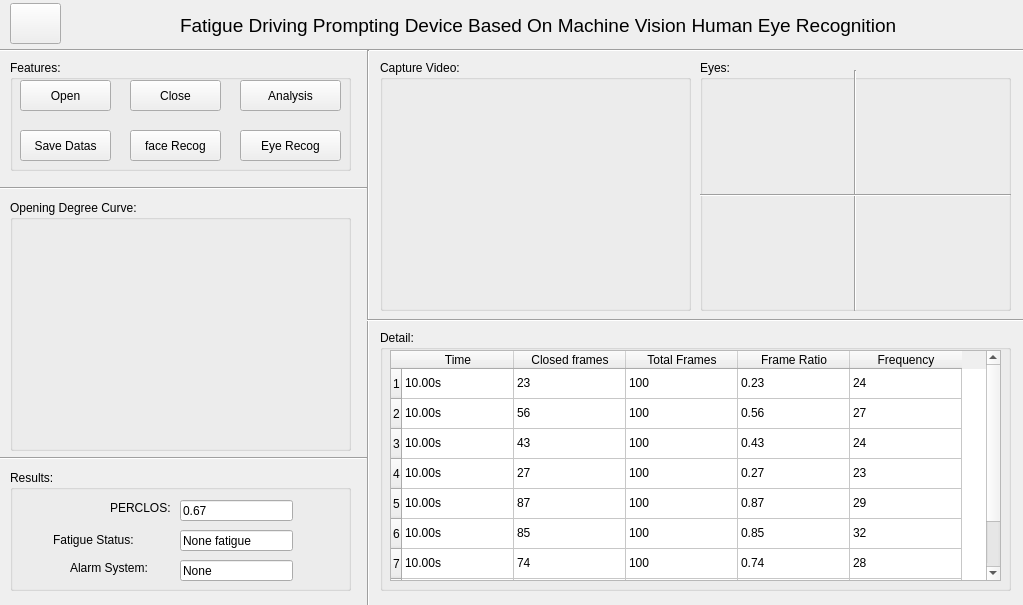
<?xml version="1.0" encoding="UTF-8"?>
<ui version="4.0">
 <class>Widget</class>
 <widget class="QWidget" name="Widget">
  <property name="geometry">
   <rect>
    <x>0</x>
    <y>0</y>
    <width>1023</width>
    <height>605</height>
   </rect>
  </property>
  <property name="windowTitle">
   <string>疲劳驾驶提醒系统</string>
  </property>
  <widget class="QLabel" name="label">
   <property name="geometry">
    <rect>
     <x>180</x>
     <y>10</y>
     <width>941</width>
     <height>31</height>
    </rect>
   </property>
   <property name="text">
    <string>&lt;html&gt;&lt;head/&gt;&lt;body&gt;&lt;p&gt;&lt;span style=&quot; font-size:14pt;&quot;&gt;Fatigue Driving Prompting Device Based On Machine Vision Human Eye Recognition&lt;/span&gt;&lt;/p&gt;&lt;/body&gt;&lt;/html&gt;</string>
   </property>
  </widget>
  <widget class="Line" name="line">
   <property name="geometry">
    <rect>
     <x>0</x>
     <y>40</y>
     <width>1081</width>
     <height>20</height>
    </rect>
   </property>
   <property name="orientation">
    <enum>Qt::Horizontal</enum>
   </property>
  </widget>
  <widget class="QGroupBox" name="groupBox">
   <property name="geometry">
    <rect>
     <x>10</x>
     <y>60</y>
     <width>341</width>
     <height>111</height>
    </rect>
   </property>
   <property name="title">
    <string>Features:</string>
   </property>
   <widget class="QPushButton" name="openPushButton">
    <property name="geometry">
     <rect>
      <x>10</x>
      <y>20</y>
      <width>91</width>
      <height>31</height>
     </rect>
    </property>
    <property name="text">
     <string>Open</string>
    </property>
   </widget>
   <widget class="QPushButton" name="analysisPushButton">
    <property name="geometry">
     <rect>
      <x>230</x>
      <y>20</y>
      <width>101</width>
      <height>31</height>
     </rect>
    </property>
    <property name="text">
     <string>Analysis</string>
    </property>
   </widget>
   <widget class="QPushButton" name="savePushButton">
    <property name="geometry">
     <rect>
      <x>10</x>
      <y>70</y>
      <width>91</width>
      <height>31</height>
     </rect>
    </property>
    <property name="text">
     <string>Save Datas</string>
    </property>
   </widget>
   <widget class="QPushButton" name="closePushButton">
    <property name="geometry">
     <rect>
      <x>120</x>
      <y>20</y>
      <width>91</width>
      <height>31</height>
     </rect>
    </property>
    <property name="text">
     <string>Close</string>
    </property>
   </widget>
   <widget class="QPushButton" name="eyePushButton">
    <property name="geometry">
     <rect>
      <x>230</x>
      <y>70</y>
      <width>101</width>
      <height>31</height>
     </rect>
    </property>
    <property name="text">
     <string>Eye Recog</string>
    </property>
   </widget>
   <widget class="QPushButton" name="facePushButton">
    <property name="geometry">
     <rect>
      <x>120</x>
      <y>70</y>
      <width>91</width>
      <height>31</height>
     </rect>
    </property>
    <property name="text">
     <string>face Recog</string>
    </property>
   </widget>
  </widget>
  <widget class="Line" name="line_2">
   <property name="geometry">
    <rect>
     <x>360</x>
     <y>50</y>
     <width>16</width>
     <height>561</height>
    </rect>
   </property>
   <property name="orientation">
    <enum>Qt::Vertical</enum>
   </property>
  </widget>
  <widget class="QGroupBox" name="groupBox_2">
   <property name="geometry">
    <rect>
     <x>380</x>
     <y>60</y>
     <width>311</width>
     <height>251</height>
    </rect>
   </property>
   <property name="title">
    <string>Capture Video:</string>
   </property>
   <widget class="QLabel" name="label_image">
    <property name="geometry">
     <rect>
      <x>20</x>
      <y>30</y>
      <width>271</width>
      <height>211</height>
     </rect>
    </property>
    <property name="text">
     <string/>
    </property>
    <property name="pixmap">
     <pixmap>../../桌面/图片1.jpg</pixmap>
    </property>
    <property name="scaledContents">
     <bool>true</bool>
    </property>
    <property name="alignment">
     <set>Qt::AlignCenter</set>
    </property>
   </widget>
  </widget>
  <widget class="Line" name="line_3">
   <property name="geometry">
    <rect>
     <x>367</x>
     <y>310</y>
     <width>701</width>
     <height>20</height>
    </rect>
   </property>
   <property name="orientation">
    <enum>Qt::Horizontal</enum>
   </property>
  </widget>
  <widget class="Line" name="line_4">
   <property name="geometry">
    <rect>
     <x>0</x>
     <y>180</y>
     <width>367</width>
     <height>16</height>
    </rect>
   </property>
   <property name="orientation">
    <enum>Qt::Horizontal</enum>
   </property>
  </widget>
  <widget class="Line" name="line_5">
   <property name="geometry">
    <rect>
     <x>0</x>
     <y>450</y>
     <width>367</width>
     <height>16</height>
    </rect>
   </property>
   <property name="orientation">
    <enum>Qt::Horizontal</enum>
   </property>
  </widget>
  <widget class="QGroupBox" name="groupBox_3">
   <property name="geometry">
    <rect>
     <x>10</x>
     <y>200</y>
     <width>341</width>
     <height>251</height>
    </rect>
   </property>
   <property name="title">
    <string>Opening Degree Curve:</string>
   </property>
   <widget class="QCustomPlot" name="widgetPlot" native="true">
    <property name="geometry">
     <rect>
      <x>10</x>
      <y>30</y>
      <width>321</width>
      <height>211</height>
     </rect>
    </property>
   </widget>
  </widget>
  <widget class="QGroupBox" name="groupBox_4">
   <property name="geometry">
    <rect>
     <x>10</x>
     <y>470</y>
     <width>341</width>
     <height>121</height>
    </rect>
   </property>
   <property name="title">
    <string>Results:</string>
   </property>
   <widget class="QLineEdit" name="lineEdit_Alarm">
    <property name="geometry">
     <rect>
      <x>170</x>
      <y>90</y>
      <width>113</width>
      <height>21</height>
     </rect>
    </property>
    <property name="text">
     <string>None</string>
    </property>
   </widget>
   <widget class="QLineEdit" name="lineEdit_FatigueStatus">
    <property name="geometry">
     <rect>
      <x>170</x>
      <y>60</y>
      <width>113</width>
      <height>21</height>
     </rect>
    </property>
    <property name="text">
     <string>None fatigue</string>
    </property>
   </widget>
   <widget class="QLabel" name="label_4">
    <property name="geometry">
     <rect>
      <x>43</x>
      <y>60</y>
      <width>121</width>
      <height>20</height>
     </rect>
    </property>
    <property name="text">
     <string>Fatigue Status:</string>
    </property>
   </widget>
   <widget class="QLabel" name="label_3">
    <property name="geometry">
     <rect>
      <x>100</x>
      <y>30</y>
      <width>72</width>
      <height>15</height>
     </rect>
    </property>
    <property name="text">
     <string>PERCLOS:</string>
    </property>
   </widget>
   <widget class="QLineEdit" name="lineEdit_Perclos">
    <property name="geometry">
     <rect>
      <x>170</x>
      <y>30</y>
      <width>113</width>
      <height>21</height>
     </rect>
    </property>
    <property name="text">
     <string>0.67</string>
    </property>
   </widget>
   <widget class="QLabel" name="label_5">
    <property name="geometry">
     <rect>
      <x>60</x>
      <y>90</y>
      <width>111</width>
      <height>16</height>
     </rect>
    </property>
    <property name="text">
     <string>Alarm System:</string>
    </property>
   </widget>
  </widget>
  <widget class="QGroupBox" name="groupBox_5">
   <property name="geometry">
    <rect>
     <x>380</x>
     <y>330</y>
     <width>631</width>
     <height>261</height>
    </rect>
   </property>
   <property name="title">
    <string>Detail:</string>
   </property>
   <widget class="QTableWidget" name="tableWidget">
    <property name="geometry">
     <rect>
      <x>10</x>
      <y>20</y>
      <width>611</width>
      <height>231</height>
     </rect>
    </property>
    <property name="verticalScrollMode">
     <enum>QAbstractItemView::ScrollPerItem</enum>
    </property>
    <property name="horizontalScrollMode">
     <enum>QAbstractItemView::ScrollPerItem</enum>
    </property>
    <attribute name="horizontalHeaderDefaultSectionSize">
     <number>112</number>
    </attribute>
    <row>
     <property name="text">
      <string>1</string>
     </property>
    </row>
    <row>
     <property name="text">
      <string>2</string>
     </property>
    </row>
    <row>
     <property name="text">
      <string>3</string>
     </property>
    </row>
    <row>
     <property name="text">
      <string>4</string>
     </property>
    </row>
    <row>
     <property name="text">
      <string>5</string>
     </property>
    </row>
    <row>
     <property name="text">
      <string>6</string>
     </property>
    </row>
    <row>
     <property name="text">
      <string>7</string>
     </property>
    </row>
    <row>
     <property name="text">
      <string>8</string>
     </property>
    </row>
    <row>
     <property name="text">
      <string>9</string>
     </property>
    </row>
    <column>
     <property name="text">
      <string>Time</string>
     </property>
    </column>
    <column>
     <property name="text">
      <string>Closed frames</string>
     </property>
    </column>
    <column>
     <property name="text">
      <string>Total Frames</string>
     </property>
    </column>
    <column>
     <property name="text">
      <string>Frame Ratio</string>
     </property>
    </column>
    <column>
     <property name="text">
      <string>Frequency</string>
     </property>
    </column>
    <item row="0" column="0">
     <property name="text">
      <string>10.00s</string>
     </property>
    </item>
    <item row="0" column="1">
     <property name="text">
      <string>23</string>
     </property>
    </item>
    <item row="0" column="2">
     <property name="text">
      <string>100</string>
     </property>
    </item>
    <item row="0" column="3">
     <property name="text">
      <string>0.23</string>
     </property>
    </item>
    <item row="0" column="4">
     <property name="text">
      <string>24</string>
     </property>
    </item>
    <item row="1" column="0">
     <property name="text">
      <string>10.00s</string>
     </property>
    </item>
    <item row="1" column="1">
     <property name="text">
      <string>56</string>
     </property>
    </item>
    <item row="1" column="2">
     <property name="text">
      <string>100</string>
     </property>
    </item>
    <item row="1" column="3">
     <property name="text">
      <string>0.56</string>
     </property>
    </item>
    <item row="1" column="4">
     <property name="text">
      <string>27</string>
     </property>
    </item>
    <item row="2" column="0">
     <property name="text">
      <string>10.00s</string>
     </property>
    </item>
    <item row="2" column="1">
     <property name="text">
      <string>43</string>
     </property>
    </item>
    <item row="2" column="2">
     <property name="text">
      <string>100</string>
     </property>
    </item>
    <item row="2" column="3">
     <property name="text">
      <string>0.43</string>
     </property>
    </item>
    <item row="2" column="4">
     <property name="text">
      <string>24</string>
     </property>
    </item>
    <item row="3" column="0">
     <property name="text">
      <string>10.00s</string>
     </property>
    </item>
    <item row="3" column="1">
     <property name="text">
      <string>27</string>
     </property>
    </item>
    <item row="3" column="2">
     <property name="text">
      <string>100</string>
     </property>
    </item>
    <item row="3" column="3">
     <property name="text">
      <string>0.27</string>
     </property>
    </item>
    <item row="3" column="4">
     <property name="text">
      <string>23</string>
     </property>
    </item>
    <item row="4" column="0">
     <property name="text">
      <string>10.00s</string>
     </property>
    </item>
    <item row="4" column="1">
     <property name="text">
      <string>87</string>
     </property>
    </item>
    <item row="4" column="2">
     <property name="text">
      <string>100</string>
     </property>
    </item>
    <item row="4" column="3">
     <property name="text">
      <string>0.87</string>
     </property>
    </item>
    <item row="4" column="4">
     <property name="text">
      <string>29</string>
     </property>
    </item>
    <item row="5" column="0">
     <property name="text">
      <string>10.00s</string>
     </property>
    </item>
    <item row="5" column="1">
     <property name="text">
      <string>85</string>
     </property>
    </item>
    <item row="5" column="2">
     <property name="text">
      <string>100</string>
     </property>
    </item>
    <item row="5" column="3">
     <property name="text">
      <string>0.85</string>
     </property>
    </item>
    <item row="5" column="4">
     <property name="text">
      <string>32</string>
     </property>
    </item>
    <item row="6" column="0">
     <property name="text">
      <string>10.00s</string>
     </property>
    </item>
    <item row="6" column="1">
     <property name="text">
      <string>74</string>
     </property>
    </item>
    <item row="6" column="2">
     <property name="text">
      <string>100</string>
     </property>
    </item>
    <item row="6" column="3">
     <property name="text">
      <string>0.74</string>
     </property>
    </item>
    <item row="6" column="4">
     <property name="text">
      <string>28</string>
     </property>
    </item>
    <item row="7" column="0">
     <property name="text">
      <string>10.00s</string>
     </property>
    </item>
    <item row="7" column="1">
     <property name="text">
      <string>67</string>
     </property>
    </item>
    <item row="7" column="2">
     <property name="text">
      <string>100</string>
     </property>
    </item>
    <item row="7" column="3">
     <property name="text">
      <string>0.67</string>
     </property>
    </item>
    <item row="7" column="4">
     <property name="text">
      <string>29</string>
     </property>
    </item>
    <item row="8" column="0">
     <property name="text">
      <string>10.00s</string>
     </property>
    </item>
    <item row="8" column="1">
     <property name="text">
      <string>34</string>
     </property>
    </item>
    <item row="8" column="2">
     <property name="text">
      <string>100</string>
     </property>
    </item>
    <item row="8" column="3">
     <property name="text">
      <string>0.34</string>
     </property>
    </item>
    <item row="8" column="4">
     <property name="text">
      <string>16</string>
     </property>
    </item>
   </widget>
  </widget>
  <widget class="QGroupBox" name="groupBox_6">
   <property name="geometry">
    <rect>
     <x>700</x>
     <y>60</y>
     <width>311</width>
     <height>251</height>
    </rect>
   </property>
   <property name="title">
    <string>Eyes:</string>
   </property>
   <widget class="QLabel" name="label_image_left_eye">
    <property name="geometry">
     <rect>
      <x>20</x>
      <y>30</y>
      <width>121</width>
      <height>91</height>
     </rect>
    </property>
    <property name="text">
     <string/>
    </property>
    <property name="pixmap">
     <pixmap>../../桌面/图片1.jpg</pixmap>
    </property>
    <property name="scaledContents">
     <bool>true</bool>
    </property>
    <property name="alignment">
     <set>Qt::AlignCenter</set>
    </property>
   </widget>
   <widget class="QLabel" name="label_image_right_eye">
    <property name="geometry">
     <rect>
      <x>170</x>
      <y>30</y>
      <width>121</width>
      <height>91</height>
     </rect>
    </property>
    <property name="text">
     <string/>
    </property>
    <property name="pixmap">
     <pixmap>../../桌面/图片1.jpg</pixmap>
    </property>
    <property name="scaledContents">
     <bool>true</bool>
    </property>
    <property name="alignment">
     <set>Qt::AlignCenter</set>
    </property>
   </widget>
   <widget class="Line" name="line_6">
    <property name="geometry">
     <rect>
      <x>150</x>
      <y>10</y>
      <width>10</width>
      <height>241</height>
     </rect>
    </property>
    <property name="orientation">
     <enum>Qt::Vertical</enum>
    </property>
   </widget>
   <widget class="Line" name="line_7">
    <property name="geometry">
     <rect>
      <x>0</x>
      <y>130</y>
      <width>311</width>
      <height>10</height>
     </rect>
    </property>
    <property name="orientation">
     <enum>Qt::Horizontal</enum>
    </property>
   </widget>
   <widget class="QLabel" name="label_image_left_eye_bi">
    <property name="geometry">
     <rect>
      <x>20</x>
      <y>150</y>
      <width>121</width>
      <height>91</height>
     </rect>
    </property>
    <property name="text">
     <string/>
    </property>
    <property name="pixmap">
     <pixmap>../../桌面/图片1.jpg</pixmap>
    </property>
    <property name="scaledContents">
     <bool>true</bool>
    </property>
    <property name="alignment">
     <set>Qt::AlignCenter</set>
    </property>
   </widget>
   <widget class="QLabel" name="label_image_right_eye_bi">
    <property name="geometry">
     <rect>
      <x>170</x>
      <y>150</y>
      <width>121</width>
      <height>91</height>
     </rect>
    </property>
    <property name="text">
     <string/>
    </property>
    <property name="pixmap">
     <pixmap>../../桌面/图片1.jpg</pixmap>
    </property>
    <property name="scaledContents">
     <bool>true</bool>
    </property>
    <property name="alignment">
     <set>Qt::AlignCenter</set>
    </property>
   </widget>
  </widget>
  <widget class="QPushButton" name="pushButton_reset">
   <property name="geometry">
    <rect>
     <x>10</x>
     <y>3</y>
     <width>51</width>
     <height>41</height>
    </rect>
   </property>
   <property name="text">
    <string/>
   </property>
  </widget>
 </widget>
 <layoutdefault spacing="6" margin="11"/>
 <customwidgets>
  <customwidget>
   <class>QCustomPlot</class>
   <extends>QWidget</extends>
   <header>../../qcustomplot.h</header>
   <container>1</container>
  </customwidget>
 </customwidgets>
 <resources/>
 <connections/>
</ui>
